Frame 1 (no input): blank canvas, image omitted
Frame 60 (the mouse pressed at the canvas centre just before this capture): blank canvas, image omitted
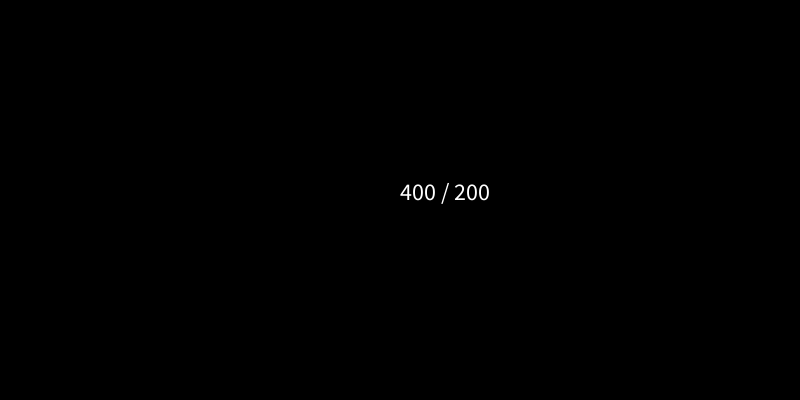
Frame 120 (the mouse held since frame 60 and released just before this capture)

The Processing sketch whose frames 1 and 60 were blank and that drew this single picture after the mouse press (run headless with seeded random() and noise(); from frame 60 on, the mouse is pressed at the canvas centre):

// Processing sketch: sketch_240416b
// ── sketch_240416b.pde

void setup(){
  size( 800, 400 );
  background( 0 );
  textSize( 24 );
}

void draw(){
  background( 0 );
  
  // imprime en consola la posicion del mouse
  println( mouseX + " / " + mouseY );
  
  // lo mismo en pantalla
  text( mouseX + " / " + mouseY, mouseX, mouseY);

}
